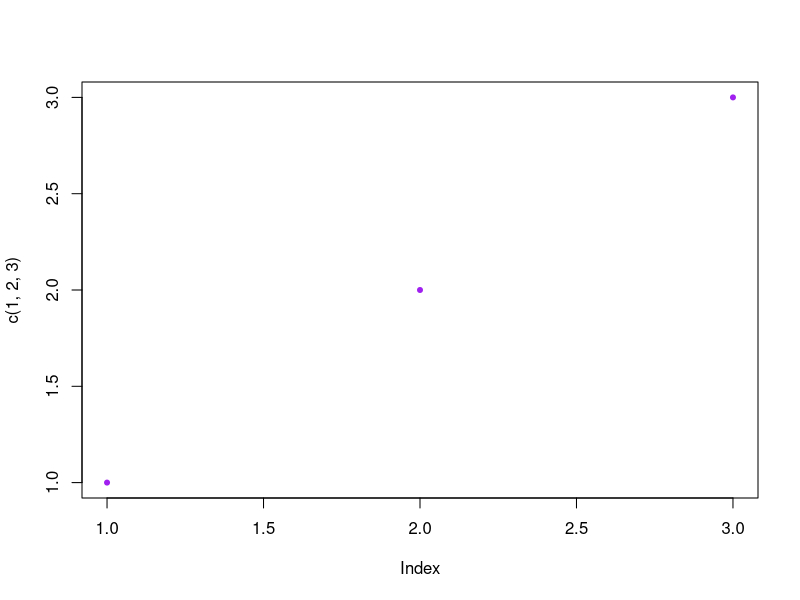

The R script that drew this image:
### @export "assign-variables"
x <- 5
y <- 7

### @export "multiply"
x * y

### @export "graph"
png("dexy--plot.png")
plot(c(1,2,3), pch=20, col="purple")
dev.off()

